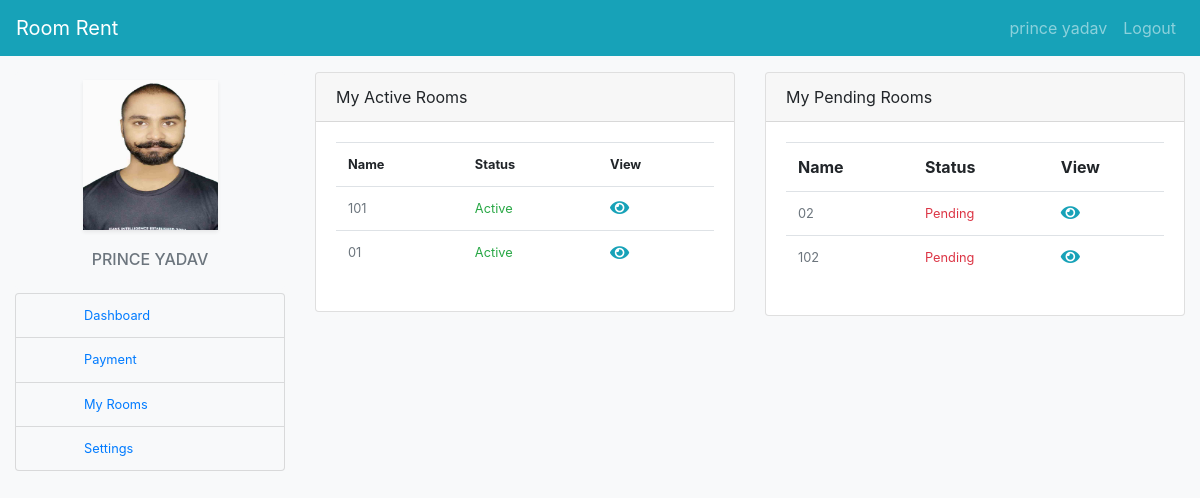
Page /renter_rooms/ (signed in) on the committed database.
### datawork/models.py (models this page shows, shortened)
class RoomRenter(models.Model):
    rr_id = models.AutoField(primary_key=True)
    user_id = models.ForeignKey(User,on_delete=models.CASCADE)
    rr_contact = models.CharField(max_length=10,unique=True)
    rr_image = models.ImageField(upload_to="profile")
    rr_street = models.TextField(max_length=200)
    state = models.ForeignKey(State,on_delete=models.DO_NOTHING)
    city = models.ForeignKey(City,on_delete=models.DO_NOTHING)
    rr_id_proof = models.ImageField(upload_to="profile/proof")

class RoomAllot(models.Model):
    ra_id = models.AutoField(primary_key=True)
    ra_room_id = models.ForeignKey(Room, on_delete=models.DO_NOTHING)
    user_id = models.ForeignKey(User, on_delete=models.DO_NOTHING,related_name='user_id')
    renter = models.ForeignKey(User, on_delete=models.DO_NOTHING,related_name='renter')
    ra_doc = models.DateTimeField(default=datetime.now(), blank=True)
    ra_status = models.CharField(max_length=20, default='1',choices=(("0", "Request"), ("1", "Active"),("2","Pending")))
    slug = models.SlugField()

class Room(models.Model):
    r_id = models.AutoField(primary_key=True)
    user_id = models.ForeignKey(User,on_delete=models.CASCADE)
    r_title = models.CharField(max_length=100)
    r_rent = models.IntegerField()
    r_type = models.ForeignKey(RoomType,on_delete=models.DO_NOTHING)
    r_desc = models.TextField(max_length=200)
    r_image = models.ImageField(upload_to="image")
    slug = models.SlugField()
    r_status = models.CharField(max_length=20, default='1',choices=(("0", "Pending"), ("1", "Active")))
    r_doc = models.DateTimeField(default=datetime.now(), blank=True)

### datawork/views.py (the view)
# urls.py: path('renter_rooms/',views.renter_rooms,name="renter_rooms"),
@login_required(login_url=logins)
def renter_rooms(r):
    data = {
        "user": RoomRenter.objects.filter(user_id__username=r.user),
        "userdata": User.objects.filter(username=r.user),
        "rooms_a": RoomAllot.objects.filter(renter__username=r.user, ra_status='1'),
        "rooms_p": RoomAllot.objects.filter(renter__username=r.user, ra_status='2'),
    }
    return render(r,'roomrenter/rr_rooms.html',data)

### templates/roomrenter/rr_rooms.html
{% extends 'roomrenter/rr_base.html' %}
{% load template_tags %}
{% block content %}
<div class="col-lg-9">
<div class="row">
    <div class="col-lg-6">
        <div class="card">
                <div class="card-header">My Active Rooms</div>
                <div class="card-body ">
                    <table class="table table-responsive-sm ">
                        <tr class="small">
                            <th>Name</th>
                            <th>Status</th>
                            <th>View</th>
                        </tr>
                        {% for r in rooms_a %}
                            <tr class="small">
                            <td class="text-muted">{{ r.ra_room_id.r_title }}</td>
                            <td>
                                <span class="text-success">Active</span>
                            </td>
                            <td><a href="{% url 'room_view' r.ra_room_id.r_id %}" class="m-0 p-0"><i class="fas fa-eye fa-lg text-info"></i></a></td>
                            </tr>
                        {% empty %}
                            <tr>
                                <td colspan="3"><div class="alert alert-danger h6 text-center p-3" role="alert">No rooms availables!</div></td>
                            </tr>
                        {% endfor %}
                    </table>
                </div>
            </div>
    </div>
     <div class="col-lg-6">
        <div class="card">
                <div class="card-header">My Pending Rooms</div>
                <div class="card-body ">
                    <table class="table table-responsive-sm ">
                        <tr>
                            <th>Name</th>
                            <th>Status</th>
                            <th>View</th>
                        </tr>
                        {% for r in rooms_p %}
                            <tr class="small">
                            <td class="text-muted">{{ r.ra_room_id.r_title }}</td>
                            <td>
                                <span class="text-danger">Pending</span>
                            </td>
                            <td><a href="{% url 'room_view' r.ra_room_id.r_id %}" class="m-0 p-0"><i class="fas fa-eye fa-lg text-info"></i></a></td>
                            </tr>
                        {% empty %}
                            <tr>
                                <td colspan="3"><div class="alert alert-danger h6 text-center p-3" role="alert">No rooms availables!</div></td>
                            </tr>
                        {% endfor %}
                    </table>
                </div>
            </div>
    </div>
</div>
</div>
{% endblock %}

### templates/roomrenter/rr_base.html (shortened to what this page needs)
<!DOCTYPE html>
<html lang="en">
<head>
    {% load static %}
    <link rel="stylesheet" href="{% static 'bootstrap.css' %}">
    <link rel="stylesheet" href="https://use.fontawesome.com/releases/v5.5.0/css/all.css">
</head>
<body class="bg-light">
    <nav class="navbar navbar-expand-lg navbar-dark bg-info sticky-top">
        <a href="{% url 'homepage' %}" class="navbar-brand">Room Rent</a>
        <ul class="navbar-nav ml-auto">
            <li class="nav-item"><a href="{% url 'renter_profile' %}" class="nav-link ml-2">{{ request.user.first_name }} {{ request.user.last_name }}</a></li>
            <li class="nav-item"><a href="{% url 'logouts' %}" class="nav-link">Logout</a></li>
        </ul>
    </nav>
    <div class="container-fluid mt-3">
        <div class="row">
            <div class="col-lg-3">
                <div class="card border-0 bg-light">
                    <center>
                    <img src="{{ user.0.rr_image.url }}" class="shadow-sm mt-2" width="50%" height="150px" alt="logo">
                    <div class="card-body">
                        <h1 class="text-truncate h6 p-0 m-0  text-center text-uppercase text-muted">{{ userdata.0.first_name }} {{ userdata.0.last_name }}</h1>
                    </div>
                   </center>
                </div>
                <ul class="list-group mt-1 ">
                          <li class="list-group-item bg-light"><a href="{% url 'renter_profile' %}" class="nav-link small p-0 m-0 ml-5">Dashboard</a></li>
                          <li class="list-group-item bg-light"><a href="{% url 'renter_payment' %}" class="nav-link small p-0 m-0 ml-5">Payment</a></li>
                          <li class="list-group-item bg-light"><a href="{% url 'renter_rooms' %}" class="nav-link small p-0 m-0 ml-5">My Rooms</a></li>
                          <li class="list-group-item bg-light"><a href="{% url 'password_change_renter' %}" class="nav-link small p-0 m-0 ml-5">Settings</a></li>
                </ul>
            </div>
            {% block content %}{% endblock %}
        </div>
    </div>
</body>
</html>

### rows in the picture
RoomRenter: rr_image (picture)
RoomAllot: ra_room_id.r_title "101"
RoomAllot: ra_room_id.r_title "01"
RoomAllot: ra_room_id.r_title "02"
RoomAllot: ra_room_id.r_title "102"

### other values in the picture
{{ request.user.first_name }} "prince"
{{ request.user.last_name }} "yadav"
{{ userdata.0.first_name }} "PRINCE"
{{ userdata.0.last_name }} "YADAV"
